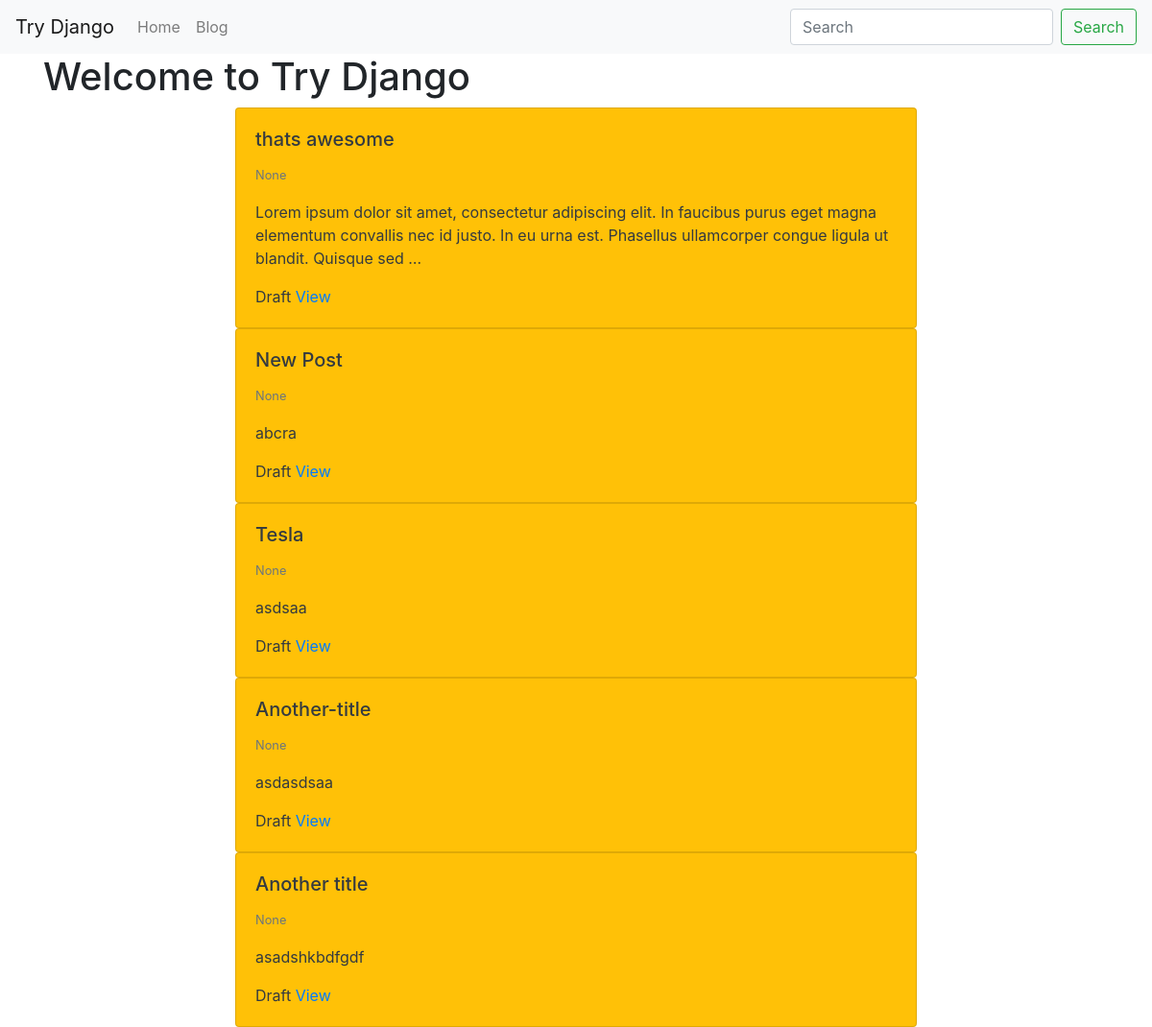
The app's page /, older data.
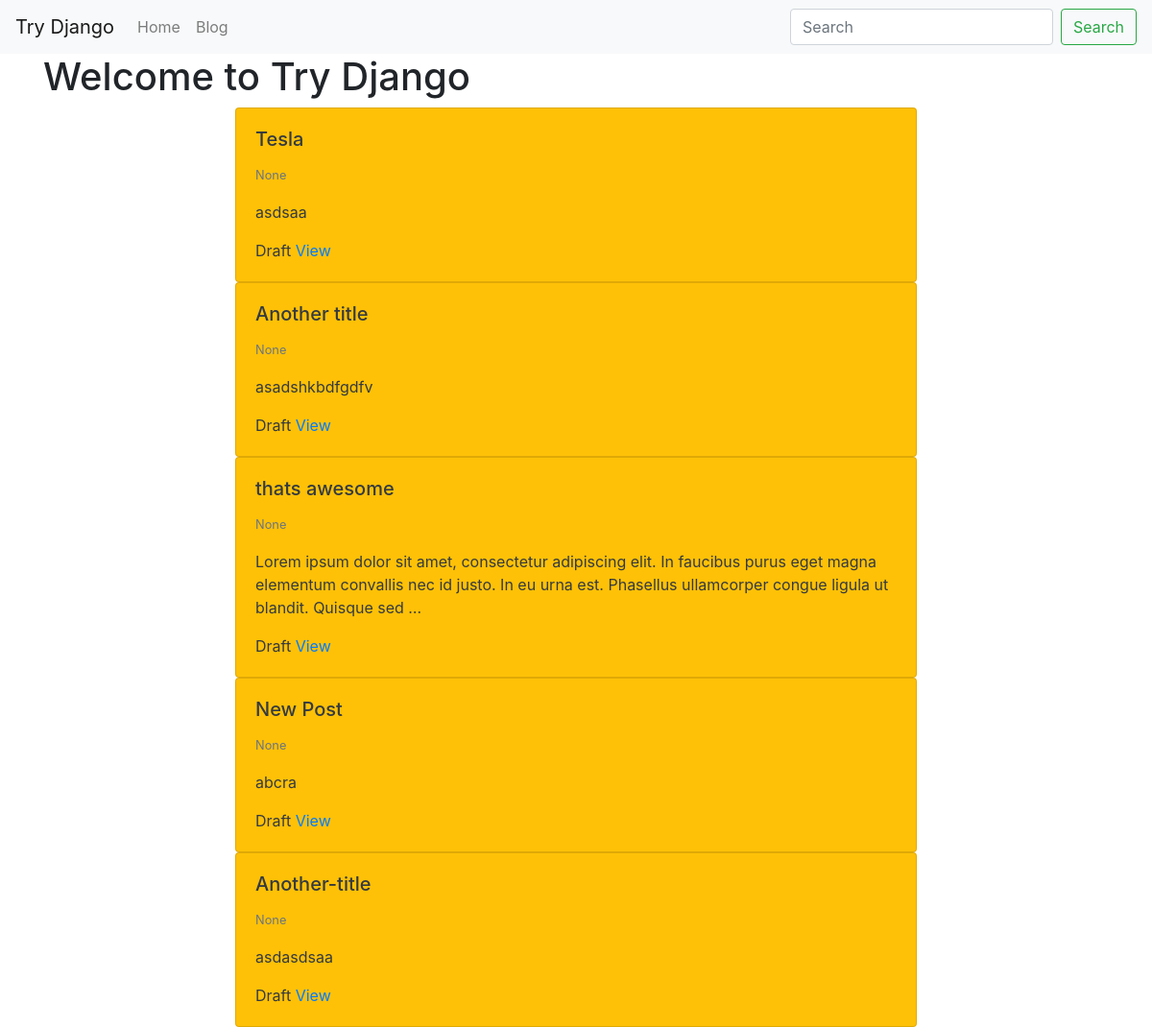
The same page, newer data.
### blog/models.py (models this page shows, shortened)
class BlogPost(models.Model): # blogpost_set -> queryset
    user    = models.ForeignKey(User, default=1, null=True, on_delete=models.SET_NULL)
    image   = models.ImageField(upload_to='image/', blank=True, null=True)
    title  = models.CharField(max_length=120)
    slug   = models.SlugField(unique=True) # hello world -> hello-world
    content  = models.TextField(null=True, blank=True)
    publish_date = models.DateTimeField(auto_now=False, auto_now_add=False, null=True, blank=True)
    timestamp = models.DateTimeField(auto_now_add=True)
    updated = models.DateTimeField(auto_now=True)
    objects = BlogPostManager()
    class Meta:
        ordering = ['-publish_date', '-updated', '-timestamp']
    def get_absolute_url(self):
        return f"/blog/{self.slug}"

### try_django/views.py (the view)
# urls.py: path('', home_page),
def home_page(request):
    my_title="Welcome to Try Django"
    qs = BlogPost.objects.all()[:5]
    context={"title":my_title,"blog_list":qs}
    return render(request, "home.html",context)

### blog/models.py (called while the page is built)
    def get_queryset(self):
        return BlogPostQuerySet(self.model, using=self._db)

### templates/home.html
{% extends "base.html" %}
{% block content %}
<h1>{{title}}</h1>
{% for a in blog_list %}
    {% include 'blog/list-inline.html' with blog_post=a  truncate=True detail=False %}
{% endfor %}
{% endblock %}

### blog/templates/blog/list-inline.html (shortened to what this page needs)
<div class='col-12 col-md-8 mx-auto'>
    <div class="card {% if not blog_post.publish_date %} bg-warning text-dark {% endif %}">
        <div class="card-body">
            <h5 class="card-title">{{ blog_post.title }}</h5>
            <p class="card-text">
                <small class="text-muted">{{ blog_post.publish_date }}</small>
                {% if truncate %}
                {{ blog_post.content| linebreaks| truncatewords:30 }}
                {% else %}
                {{ blog_post.content| linebreaks }}
                {% endif %}
            </p>
            {% if not detail %}
                {% if not blog_post.publish_date %} Draft {% endif %}
                <a href="{{ blog_post.get_absolute_url }}">View</a>
            {% endif %}
        </div>
    </div>
</div>

Row changes from the older to the newer data that the page shows:
changed BlogPost "Tesla": moves up the list
changed BlogPost "Another title": content "asadshkbdfgdf" → "asadshkbdfgdfv"; moves up the list
